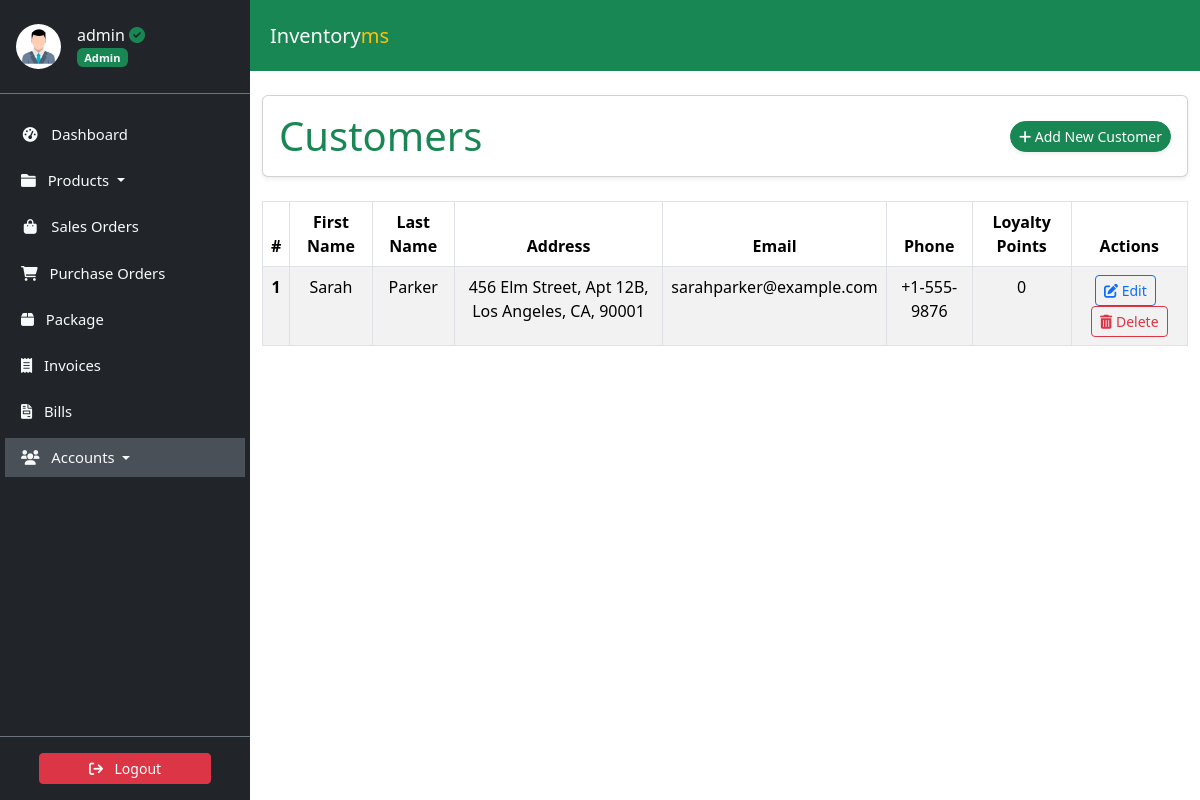
Screenshot of /staff/customers/ (signed in) with the database file from the repository.
### accounts/models.py (models this page shows, shortened)
class Profile(models.Model):
    user = models.OneToOneField(
        User, on_delete=models.CASCADE, verbose_name='User'
    )
    slug = AutoSlugField(
        unique=True,
        verbose_name='Account ID',
        populate_from='email'
    )
    profile_picture = ProcessedImageField(
        default='profile_pics/default.jpg',
        upload_to='profile_pics',
        format='JPEG',
        processors=[ResizeToFill(150, 150)],
        options={'quality': 100}
    )
    telephone = PhoneNumberField(
        null=True, blank=True, verbose_name='Telephone'
    )
    email = models.EmailField(
        max_length=150, blank=True, null=True, verbose_name='Email'
    )
    first_name = models.CharField(
        max_length=30, blank=True, verbose_name='First Name'
    )
    last_name = models.CharField(
        max_length=30, blank=True, verbose_name='Last Name'
    )
    status = models.CharField(
        choices=STATUS_CHOICES,
        max_length=12,
        default='INA',
        verbose_name='Status'
    )
    role = models.CharField(
        choices=ROLE_CHOICES,
        max_length=12,
        blank=True,
        null=True,
        verbose_name='Role'
    )
    class Meta:
        ordering = ['slug']
        verbose_name = 'Profile'
        verbose_name_plural = 'Profiles'

class Customer(models.Model):
    first_name = models.CharField(max_length=256)
    last_name = models.CharField(max_length=256, blank=True, null=True)
    address = models.TextField(max_length=256, blank=True, null=True)
    email = models.EmailField(max_length=256, blank=True, null=True)
    phone = models.CharField(max_length=30, blank=True, null=True)
    loyalty_points = models.IntegerField(default=0)
    class Meta:
        db_table = 'Customers'

### accounts/views.py (the view)
# urls.py: path('customers/', CustomerListView.as_view(), name='customer_list'),
class CustomerListView(LoginRequiredMixin, ListView):
    model = Customer
    template_name = 'accounts/customer_list.html'
    context_object_name = 'customers'

### accounts/templates/accounts/customer_list.html (shortened to what this page needs)
{% extends 'store/base.html' %}
{% block content %}
<div class="container my-4">
    <div class="card shadow-sm rounded p-3">
        <div class="row align-items-center">
            <div class="col-md-6">
                <h4 class="display-6 mb-0 text-success">Customers</h4>
            </div>
            <div class="col-md-6 d-flex justify-content-end gap-2">
                <a class="btn btn-success btn-sm rounded-pill shadow-sm" href="{% url 'customer_create' %}">
                    <i class="fa-solid fa-plus"></i> Add New Customer
                </a>
            </div>
        </div>
    </div>
</div>
<div class="container">
    <table class="table table-striped table-bordered">
        <thead class="thead-light">
            <tr>
                <th scope="col">#</th>
                <th scope="col">First Name</th>
                <th scope="col">Last Name</th>
                <th scope="col">Address</th>
                <th scope="col">Email</th>
                <th scope="col">Phone</th>
                <th scope="col">Loyalty Points</th>
                <th scope="col">Actions</th>
            </tr>
        </thead>
        <tbody>
            {% for customer in customers %}
            <tr>
                <th scope="row">{{ forloop.counter }}</th>
                <td>{{ customer.first_name }}</td>
                <td>{{ customer.last_name }}</td>
                <td>{{ customer.address }}</td>
                <td>{{ customer.email }}</td>
                <td>{{ customer.phone }}</td>
                <td>{{ customer.loyalty_points }}</td>
                <td>
                    <a href="{% url 'customer_update' customer.pk %}" class="btn btn-outline-primary btn-sm me-2">
                        <i class="fas fa-edit"></i> Edit
                    </a>
                    <a href="{% url 'customer_delete' customer.pk %}" class="btn btn-outline-danger btn-sm">
                        <i class="fas fa-trash-alt"></i> Delete
                    </a>
                </td>
            </tr>
            {% endfor %}
        </tbody>
    </table>
</div>
{% endblock %}

### store/templates/store/sidebar.html (shortened to what this page needs)
<link href="https://cdn.jsdelivr.net/npm/bootstrap@5.3.3/dist/css/bootstrap.min.css" rel="stylesheet">
<link href="https://cdnjs.cloudflare.com/ajax/libs/font-awesome/6.0.0-beta3/css/all.min.css" rel="stylesheet">
<aside class="sidebar position-fixed top-0 left-0 overflow-auto h-100 bg-dark text-light" id="show-side-navigation1">
    <div class="sidebar-header d-flex align-items-center px-3 py-4 border-bottom border-secondary">
        <a href="{% url 'user-profile' %}" class="d-flex align-items-center text-decoration-none text-light">
            <img class="rounded-circle img-fluid" id="sidebar-img" width="45" src="{{ request.user.profile.profile_picture.url }}" alt="Profile Picture" />
            <div class="ms-3">
                <h5 class="fs-6 mb-0">
                    {{ request.user.username }}{% if request.user.profile.role == 'AD' %} <i class="fa-solid fa-circle-check text-success"></i>{% endif %}
                </h5>
                <span class="badge bg-success text-light">
                    {% if request.user.profile.role == 'AD' %}
                        Admin
                    {% elif request.user.profile.role == 'EX' %}
                        Executive
                    {% else %}
                        Operative
                    {% endif %}
                </span>
            </div>
        </a>
    </div>
    <div class="nav-container">
        <ul class="nav flex-column mt-3">
            <li class="nav-item mb-2">
                <a class="nav-link text-light {% if request.resolver_match.url_name == 'dashboard' %}active{% endif %}" href="{% url 'dashboard' %}">
                    <i class="fa fa-tachometer-alt fa-fw me-2"></i> Dashboard
                </a>
            </li>
            <li class="nav-item mb-2 dropdown">
                <a class="nav-link text-light {% if request.resolver_match.url_name == 'productslist' %}active{% endif %} dropdown-toggle" href="#" id="productsDropdown" role="button" data-bs-toggle="dropdown" aria-expanded="false">
                    <i class="fa fa-folder me-2"></i> Products
                </a>
            </li>
            <li class="nav-item mb-2">
                <a class="nav-link text-light {% if request.resolver_match.url_name == 'saleslist' %}active{% endif %}" href="{% url 'saleslist' %}">
                    <i class="fa fa-shopping-bag fa-fw me-2"></i> Sales Orders
                </a>
            </li>
            <li class="nav-item mb-2">
                <a class="nav-link text-light {% if request.resolver_match.url_name == 'purchaseslist' %}active{% endif %}" href="{% url 'purchaseslist' %}">
                    <i class="fa fa-shopping-cart me-2"></i> Purchase Orders
                </a>
            </li>
            <li class="nav-item mb-2">
                <a class="nav-link text-light {% if request.resolver_match.url_name == 'deliveries' %}active{% endif %}" href="{% url 'deliveries' %}">
                    <i class="fa-solid fa-box me-2"></i> Package
                </a>
            </li>
            <li class="nav-item mb-2">
                <a class="nav-link text-light {% if request.resolver_match.url_name == 'invoicelist' %}active{% endif %}" href="{% url 'invoicelist' %}">
                    <i class="fa-solid fa-receipt me-2"></i> Invoices
                </a>
            </li>
            <li class="nav-item mb-2">
                <a class="nav-link text-light {% if request.resolver_match.url_name == 'bill_list' %}active{% endif %}" href="{% url 'bill_list' %}">
                    <i class="fa-solid fa-file-invoice me-2"></i> Bills
                </a>
            </li>
            <li class="nav-item mb-2 dropdown">
                <a class="nav-link text-light {% if request.resolver_match.url_name == 'profile_list' or request.resolver_match.url_name == 'customer_list' or request.resolver_match.url_name == 'vendor-list' %} active{% endif %} dropdown-toggle" href="#" id="accountsDropdown" role="button" data-bs-toggle="dropdown" aria-expanded="false">
                    <i class="fa fa-users me-2"></i> Accounts
                </a>
            </li>
        </ul>
    </div>
    <div class="sidebar-footer position-absolute bottom-0 w-100 text-center py-3 bg-dark border-top border-secondary">
        <a class="btn btn-danger btn-sm w-75" href="{% url 'user-logout' %}">
            <i class="fa fa-sign-out me-2"></i> Logout
        </a>
    </div>
</aside>

### static/css/style.css (style rules this page uses)
:root { --dk-gray-100: #f3f4f6; --dk-gray-200: #e5e7eb; --dk-gray-300: #d1d5db; --dk-gray-400: #9ca3af; --dk-gray-500: #6b7280; --dk-gray-600: #4b5563; --dk-gray-700: #374151; --dk-gray-800: #1f2937; --dk-gray-900: #111827; --dk-dark-bg: #313348; --dk-darker-bg: #2a2b3d; --navbar-bg-color: #6f6486; --sidebar-bg-color: #252636; --sidebar-width: 250px; --sidebar-expanded-width: 230px; --sidebar-collapsed-width: 100px; --sidebar-header-bg: #212529; --nav-link-color: #adb5bd; --nav-link-active-bg: #495057; --dropdown-menu-bg: #495057; --dropdown-item-color: #adb5bd; --dropdown-item-active-bg: #6c757d; --sidebar-separator-bg: #4caf50; --logo-separator-height: 60px; --sidebar-item-height: 50px; --submenu-item-height: 45px; }
* { margin: 0; padding: 0; box-sizing: border-box; }
body { font-family: "Inter", sans-serif; background-color: #fff; }
a { text-decoration: none; }
.sidebar { font-size: 0.925rem; background-color: var(--sidebar-bg-color); width: var(--sidebar-width); transition: width 0.3s ease-in-out; z-index: 9999999; }
.sidebar .sidebar-header { background-color: var(--sidebar-header-bg); border-bottom: 1px solid #2a2b3c; }
.sidebar ul > li > a { color: var(--dk-gray-400); text-decoration: none; }

### store/templates/store/sidebar.html (style rules this page uses)
.sidebar { width: 250px; background-color: #343a40; color: #fff; position: fixed; top: 0; bottom: 0; display: flex; flex-direction: column; }
.sidebar-header { background-color: #212529; }
.nav-container { flex: 1; overflow-y: auto; padding: 5px; }
.nav-link { color: #adb5bd; }
.nav-link.active { background-color: #495057; color: #fff; }
.sidebar-footer { background-color: #212529; text-align: center; padding: 10px; }

### accounts/templates/accounts/customer_list.html (style rules this page uses)
.table th, .table td { text-align: center; }

### rows the page displays
Customer: first_name "Sarah", last_name "Parker", address "456 Elm Street, Apt 12B, Los Angeles, CA, 90001", email "sarahparker@example.com", phone "+1-555-9876", loyalty_points "0"

### other values shown
{{ request.user.username }} "admin"
